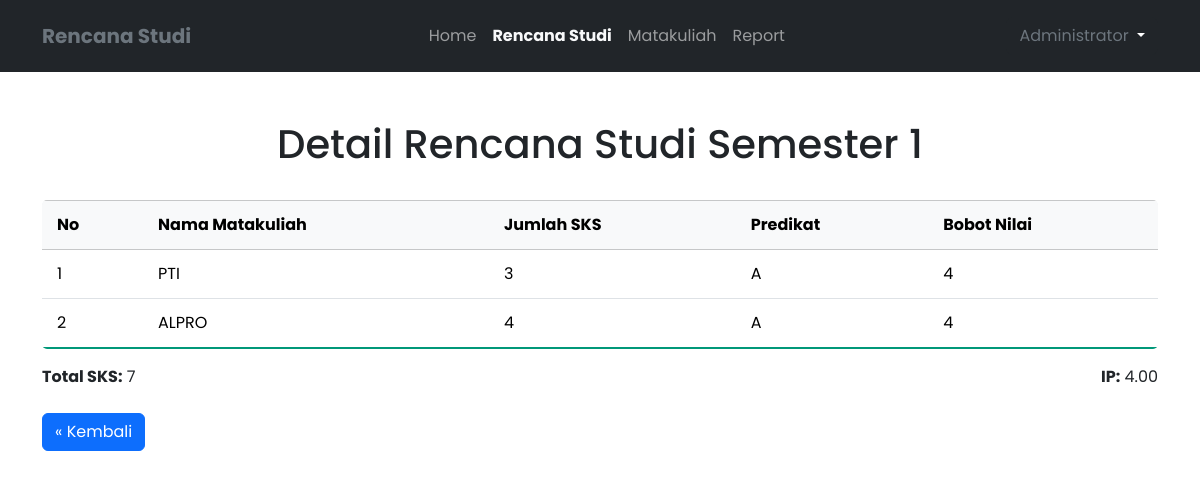
The page /rencana_studi/read.php?id=1 (signed in) on the database its author committed.
### tables this page shows
CREATE TABLE `rencana_studi` (
  `id` int NOT NULL,
  `semester_id` int DEFAULT NULL,
  `total_sks` int DEFAULT NULL,
  `target_ip` float DEFAULT NULL,
  `deskripsi` text,
  `user_id` int NOT NULL
);

CREATE TABLE `semester` (
  `id` int NOT NULL,
  `kode_semester` char(1) DEFAULT NULL,
  `nama` varchar(10) DEFAULT NULL
);

CREATE TABLE `matakuliah` (
  `id` int NOT NULL,
  `nama` varchar(50) DEFAULT NULL,
  `sks` int DEFAULT NULL,
  `deskripsi` text,
  `prasyarat_id` int DEFAULT NULL,
  `tahun_ajaran` enum('ganjil','genap') NOT NULL,
  `jenis` enum('wajib','pilihan') DEFAULT NULL,
  `semester_id` int NOT NULL
);

CREATE TABLE `bobot_nilai` (
  `id` int NOT NULL,
  `predikat` varchar(2) DEFAULT NULL,
  `bobot` float DEFAULT NULL
);

### database.php (called while the page is built, shortened)
<?php
function getRencanaStudiById($id)
{
    $query = "
        SELECT
            rencana_studi.id,
            semester.nama as semester,
            semester.kode_semester,
            rencana_studi.total_sks,
            rencana_studi.target_ip,
            rencana_studi.deskripsi
        FROM
            rencana_studi
        JOIN
            semester ON rencana_studi.semester_id = semester.id
        WHERE
            rencana_studi.id = $id
    ";
    return mysqli_query(DB, $query)->fetch_assoc();
}
function getAllDetailRencanaStudiById($id)
{
    $query = "
        SELECT
            semester.nama semester,
            matakuliah.nama matakuliah,
            matakuliah.sks,
            bobot_nilai.predikat,
            bobot_nilai.bobot
        FROM
            detail_rencana_studi
        JOIN
            bobot_nilai ON detail_rencana_studi.bobot_nilai_id = bobot_nilai.id
        JOIN
            matakuliah ON detail_rencana_studi.matakuliah_id = matakuliah.id
        JOIN
            rencana_studi ON detail_rencana_studi.rencana_studi_id = rencana_studi.id
        JOIN
            semester ON rencana_studi.semester_id = semester.id
        WHERE
            detail_rencana_studi.rencana_studi_id = $id
    ";
    return mysqli_query(DB, $query)->fetch_all(MYSQLI_ASSOC);
}

### rencana_studi/read.php (the view, shortened to what this page needs)
<?php
include_once "../layout/header.php";
$id = $_GET['id'];
$detailRencanaStudi = getAllDetailRencanaStudiById($id);
$rencanaStudi = getRencanaStudiById($id);
?>
<div class="container">
  <div class="d-flex justify-content-center align-items-center mb-4 pt-5">
    <h1>Detail Rencana Studi <?= $rencanaStudi['semester'] ?></h1>
  </div>
  <div class="table-responsive mt-3">
    <table class="table table-hover table-bordered" id="krsTable">
      <thead class="table-light">
        <tr>
          <th>No</th>
          <th>Nama Matakuliah</th>
          <th>Jumlah SKS</th>
          <th>Predikat</th>
          <th>Bobot Nilai</th>
        </tr>
      </thead>
      <tbody id="krsBody">
        <?php $no = 1; ?>
        <?php foreach ($detailRencanaStudi as $row): ?>
          <tr class="krs-row">
            <td><?= $no++ ?></td>
            <td><?= $row['matakuliah'] ?></td>
            <td><?= $row['sks'] ?></td>
            <td><?= $row['predikat'] ?></td>
            <td><?= $row['bobot'] ?></td>
          </tr>
        <?php endforeach ?>
      </tbody>
    </table>
  </div>
  <div class="d-flex justify-content-between align-items-center mb-4">
    <div>
      <strong>Total SKS:</strong> <span id="totalSKS"><?= $rencanaStudi['total_sks'] ?></span>
    </div>
    <div>
      <strong>IP:</strong> <span id="totalIPK"><?= number_format($rencanaStudi['target_ip'], 2) ?></span>
    </div>
  </div>
  <div class="mb-3">
    <a href="index.php" class="btn btn-primary">&laquo; Kembali</a>
  </div>
</div>
<?php include_once "../layout/footer.php"; ?>

### assets/style.css (style rules this page uses)
* { list-style: none; margin: 0; padding: 0; text-decoration: none; font-family: "Poppins", sans-serif; }
.table { border-collapse: collapse; border-radius: 5px; overflow: hidden; }
.table th, .table td { border: none; padding: 12px 15px; }
.table thead tr { background-color: #f8f9fa; color: #333; text-align: left; }
.table tbody tr:nth-of-type(even) { background-color: #f3f3f3; }
.table tbody tr:last-of-type { border-bottom: 2px solid #009879; }

### rows shown on the page
rencana_studi: semester.nama "Semester 1", total_sks "7", target_ip "4.00"
semester: matakuliah.nama "PTI", matakuliah.sks "3", bobot_nilai.predikat "A", bobot_nilai.bobot "4", matakuliah.nama "ALPRO", matakuliah.sks "4"

### other values the page prints
$_SESSION['user']['nama'] "Administrator"
